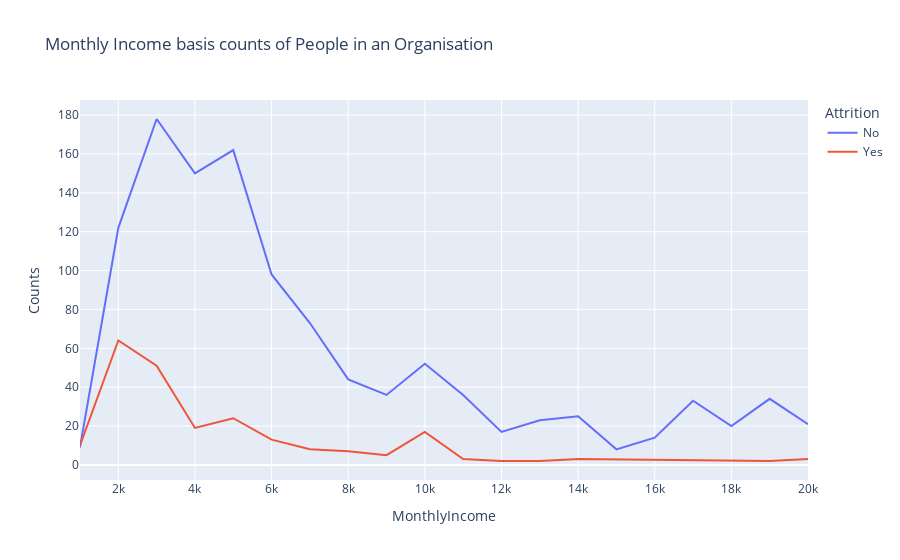

This figure's notebook cell:
### Markdown cell above
# Line plot for monthly income basics, counts of people in an organisation

### Code cell
rate=hr.groupby(['MonthlyIncome','Attrition']).apply(lambda x:x['MonthlyIncome'].count()).reset_index(name='Counts')
rate['MonthlyIncome']=round(rate['MonthlyIncome'],-3)
rate=rate.groupby(['MonthlyIncome','Attrition']).apply(lambda x:x['MonthlyIncome'].count()).reset_index(name='Counts')
fig=px.line(rate,x='MonthlyIncome',y='Counts',color='Attrition',title='Monthly Income basis counts of People in an Organisation')
fig.show()

### Figure 1 — Plotly figure (JSON) as saved in the notebook; plotly's stock layout.template omitted (floating-point values rounded to 4 significant figures)
{"data": [{"hovertemplate": "Attrition=No<br>MonthlyIncome=%{x}<br>Counts=%{y}<extra></extra>", "legendgroup": "No", "line": {"color": "#636efa", "dash": "solid"}, "marker": {"symbol": "circle"}, "mode": "lines", "name": "No", "orientation": "v", "showlegend": true, "type": "scatter", "x": [1000, 2000, 3000, 4000, 5000, 6000, 7000, 8000, 9000, 10000, 11000, 12000, 13000, 14000, 15000, 16000, 17000, 18000, 19000, 20000], "xaxis": "x", "y": [9, 122, 178, 150, 162, 98, 73, 44, 36, 52, 36, 17, 23, 25, 8, 14, 33, 20, 34, 21], "yaxis": "y"}, {"hovertemplate": "Attrition=Yes<br>MonthlyIncome=%{x}<br>Counts=%{y}<extra></extra>", "legendgroup": "Yes", "line": {"color": "#EF553B", "dash": "solid"}, "marker": {"symbol": "circle"}, "mode": "lines", "name": "Yes", "orientation": "v", "showlegend": true, "type": "scatter", "x": [1000, 2000, 3000, 4000, 5000, 6000, 7000, 8000, 9000, 10000, 11000, 12000, 13000, 14000, 19000, 20000], "xaxis": "x", "y": [10, 64, 51, 19, 24, 13, 8, 7, 5, 17, 3, 2, 2, 3, 2, 3], "yaxis": "y"}], "layout": {"legend": {"title": {"text": "Attrition"}, "tracegroupgap": 0}, "title": {"text": "Monthly Income basis counts of People in an Organisation"}, "xaxis": {"anchor": "y", "domain": [0, 1], "title": {"text": "MonthlyIncome"}}, "yaxis": {"anchor": "x", "domain": [0, 1], "title": {"text": "Counts"}}}}
